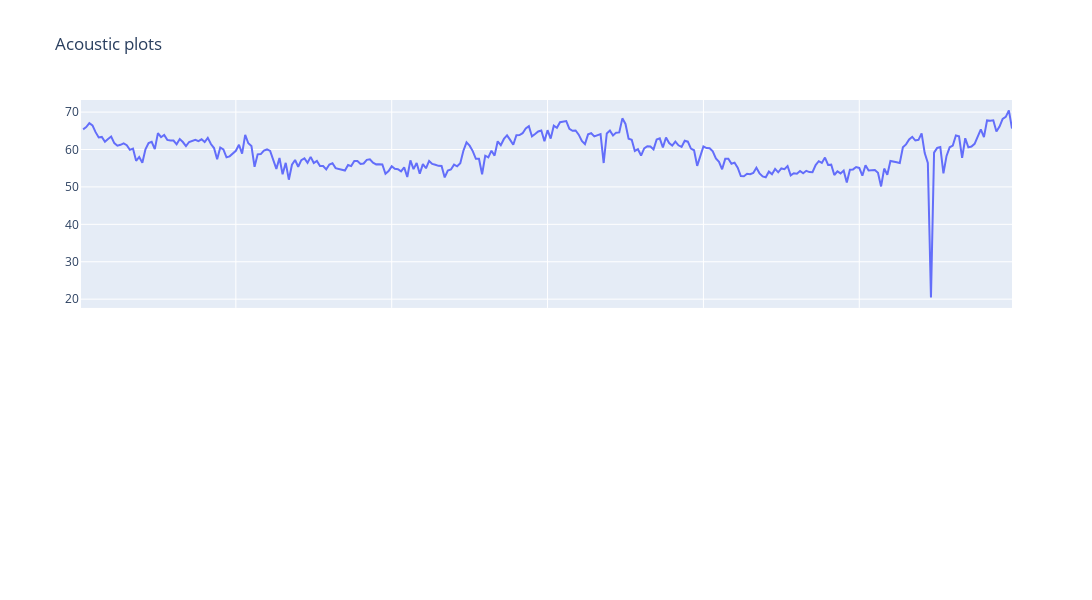

Notebook code cell kept with this figure:
### Code cell
fig = make_subplots(rows=2, cols=1,
                    shared_xaxes=True,
                    vertical_spacing=0.01)

# fig.add_trace(go.Scatter(x=np.arange(spl_data.shape[0]), y=spl_data,mode='lines',),
#               row=2, col=1)

fig.add_trace(go.Scatter(x=np.arange(a.shape[0]), y=a,mode='lines',))

fig.update_layout(height=600, width=1600,
                  title_text="Acoustic plots")
fig.show()

### Figure 1 — Plotly figure (JSON) as saved in the notebook; plotly's stock layout.template omitted (floating-point values rounded to 4 significant figures; data arrays with more than 128 entries replaced by an {"elided": "..."} marker saying what was removed)
{"data": [{"mode": "lines", "type": "scatter", "x": {"elided": "300 int values"}, "y": {"elided": "300 float values"}}], "layout": {"height": 600, "title": {"text": "Acoustic plots"}, "width": 1600, "xaxis": {"anchor": "y", "domain": [0, 1], "matches": "x2", "showticklabels": false}, "xaxis2": {"anchor": "y2", "domain": [0, 1]}, "yaxis": {"anchor": "x", "domain": [0.505, 1]}, "yaxis2": {"anchor": "x2", "domain": [0, 0.495]}}}
